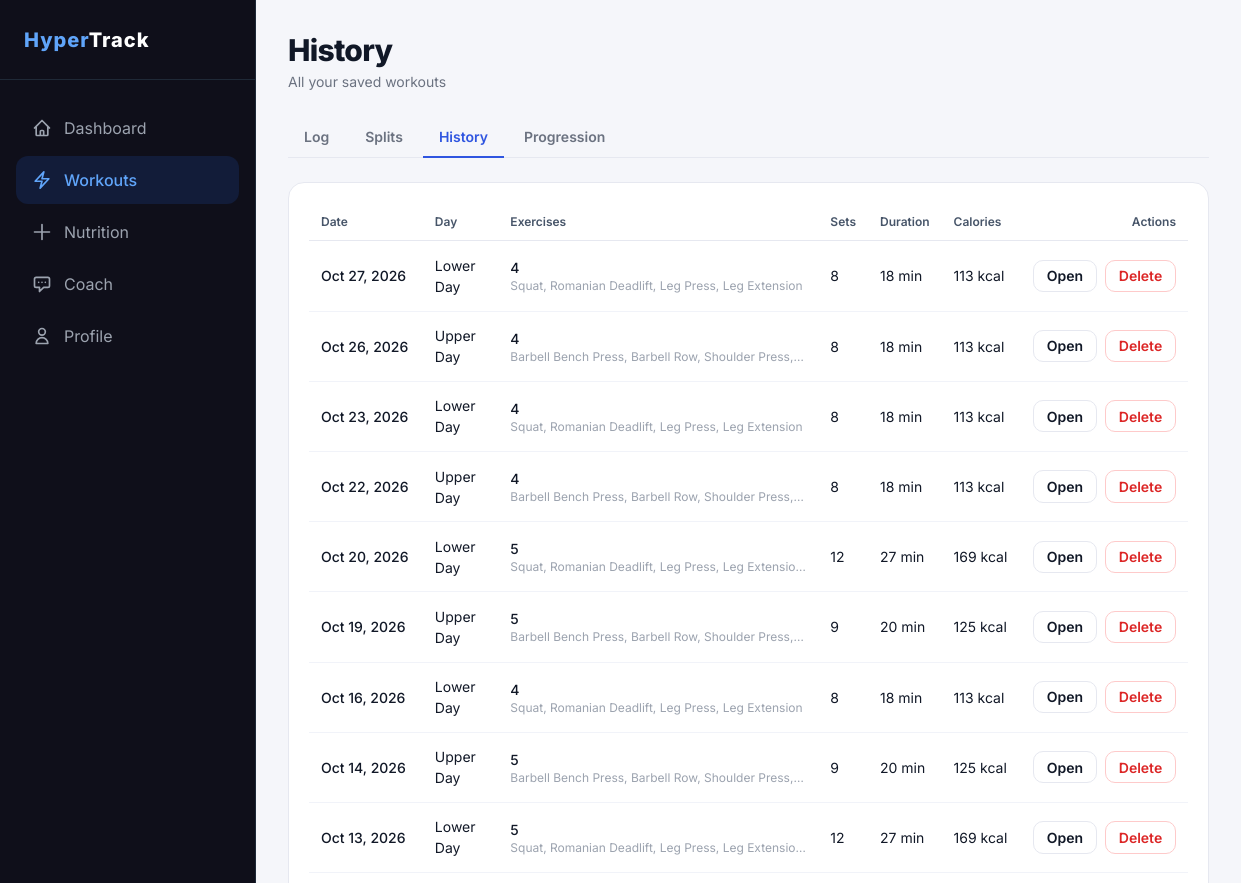
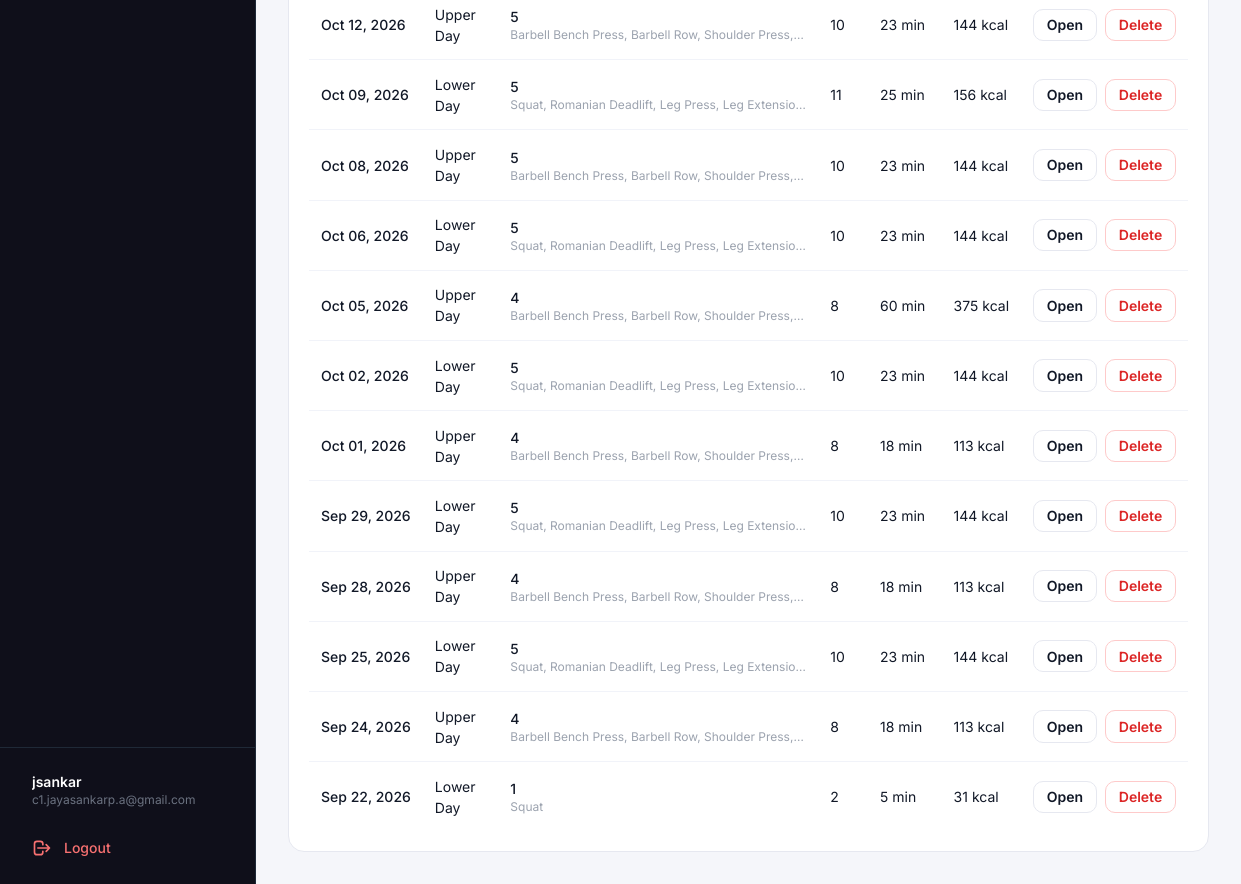
The app's page /workouts/history/ (signed in) with its own data (2 pictures, top to bottom).
### accounts/models.py (models this page shows, shortened)
class User(AbstractUser):
    email = models.EmailField(unique=True)
    name = models.CharField(max_length=150, blank=True)
    age = models.PositiveIntegerField(null=True, blank=True)
    height_cm = models.DecimalField(max_digits=5, decimal_places=2, null=True, blank=True)
    weight_kg = models.DecimalField(max_digits=5, decimal_places=2, null=True, blank=True)
    GOAL_CHOICES = [
        ('lose_weight', 'Lose Weight'),
        ('gain_muscle', 'Gain Muscle'),
        ('maintain', 'Maintain'),
    ]
    goal = models.CharField(
        max_length=20,
        choices=GOAL_CHOICES,
        default='maintain'
    )
    created_at = models.DateTimeField(auto_now_add=True)
    objects = UserManager()
    USERNAME_FIELD = 'email'
    REQUIRED_FIELDS = []  # email is USERNAME_FIELD, username is auto-filled to email

### workouts/models.py (models this page shows, shortened)
class WorkoutSession(models.Model):
    user = models.ForeignKey(settings.AUTH_USER_MODEL, on_delete=models.CASCADE, related_name='sessions')
    date = models.DateField()
    split_day = models.ForeignKey(SplitDay, null=True, blank=True, on_delete=models.SET_NULL, related_name='sessions')
    day_label = models.CharField(max_length=50, default='Custom Workout')  # survives split edits
    duration_min = models.PositiveIntegerField(default=0)
    calories = models.PositiveIntegerField(default=0)
    notes = models.TextField(blank=True)
    created_at = models.DateTimeField(auto_now_add=True)
    updated_at = models.DateTimeField(auto_now=True)
    class Meta:
        ordering = ['-date', '-id']
        constraints = [
            models.UniqueConstraint(fields=['user', 'date'], name='one_session_per_user_per_day'),
        ]

class SessionExercise(models.Model):
    session = models.ForeignKey(WorkoutSession, on_delete=models.CASCADE, related_name='exercises')
    name = models.CharField(max_length=50)
    muscle_group = models.CharField(max_length=50, blank=True)
    rest_sec = models.PositiveIntegerField(null=True, blank=True)
    order = models.PositiveSmallIntegerField(default=1)
    class Meta:
        ordering = ['order', 'id']

### workouts/views.py (the view)
# urls.py: path('history/', views.history_view, name='workout_history'),
@login_required
def history_view(request):
    sessions = (
        WorkoutSession.objects.filter(user=request.user)
        .prefetch_related('exercises__sets')
    )
    rows = []
    for s in sessions:
        exs = list(s.exercises.all())
        rows.append({
            'session': s,
            'count': len(exs),
            'names': ', '.join(e.name for e in exs),
            'sets': sum(len(e.sets.all()) for e in exs),
        })
    return render(request, 'workouts/history.html', {'rows': rows, 'active_tab': 'workouts'})

### templates/workouts/history.html (shortened to what this page needs)
{% extends 'base.html' %}
{% block extra_head %}
<link rel="stylesheet" href="/static/css/workouts.css">
{% endblock %}
{% block content %}
<div class="wk-page">
<div class="p-5 md:p-8 max-w-6xl mx-auto space-y-6">
    <div>
        <h1 class="text-3xl font-extrabold text-gray-900 tracking-tight">History</h1>
        <p class="text-sm text-gray-500 mt-1">All your saved workouts</p>
    </div>
    {% include 'workouts/_tabs.html' with current='history' %}
    <div class="wk-card p-3 md:p-5 overflow-x-auto">
        <table class="wk-table w-full min-w-[42rem]">
            <thead>
                <tr>
                    <th>Date</th>
                    <th>Day</th>
                    <th>Exercises</th>
                    <th>Sets</th>
                    <th>Duration</th>
                    <th>Calories</th>
                    <th class="text-right">Actions</th>
                </tr>
            </thead>
            <tbody>
                {% for row in rows %}
                <tr>
                    <td class="font-medium text-gray-900 whitespace-nowrap">{{ row.session.date|date:"M d, Y" }}</td>
                    <td>{{ row.session.day_label }}</td>
                    <td class="max-w-xs">
                        <span class="font-medium">{{ row.count }}</span>
                        <span class="block text-xs text-gray-400 truncate" title="{{ row.names }}">{{ row.names }}</span>
                    </td>
                    <td>{{ row.sets }}</td>
                    <td class="whitespace-nowrap">{{ row.session.duration_min }} min</td>
                    <td class="whitespace-nowrap">{{ row.session.calories }} kcal</td>
                    <td class="text-right whitespace-nowrap">
                        <div class="inline-flex items-center gap-2">
                            <a href="{% url 'workout_list' %}?date={{ row.session.date|date:'Y-m-d' }}" class="wk-btn wk-btn-ghost wk-btn-sm">Open</a>
                            <form method="post" action="{% url 'workout_session_delete' row.session.id %}" onsubmit="return confirm('Delete the workout from {{ row.session.date|date:"M d, Y" }}? This cannot be undone.');">
                                <button type="submit" class="wk-btn wk-btn-danger wk-btn-sm">Delete</button>
                            </form>
                        </div>
                    </td>
                </tr>
                {% endfor %}
            </tbody>
        </table>
    </div>
</div>
</div>
{% endblock %}

### templates/base.html (shortened to what this page needs)
<!DOCTYPE html>
<html lang="en">
<head>
    <script src="https://cdn.tailwindcss.com"></script>
    <link rel="stylesheet" href="/static/css/style.css">
    {% block extra_head %}{% endblock %}
</head>
<body class="bg-gray-50 text-gray-900 font-sans min-h-screen flex flex-col md:flex-row">
    {% if user.is_authenticated %}
    <aside class="hidden md:flex flex-col w-64 bg-brand-dark text-white min-h-screen flex-shrink-0 border-r border-gray-800">
        <div class="h-20 flex items-center px-6 border-b border-gray-800">
            <span class="text-xl font-extrabold tracking-wider">
            <span class="text-blue-400">Hyper</span><span class="text-white">Track</span>
            </span>
        </div>
        <nav class="flex-1 px-4 py-6 space-y-1">
            <a href="{% url 'dashboard' %}" class="flex items-center px-4 py-3 rounded-xl transition-all duration-150 group {% if active_tab == 'dashboard' %}bg-blue-600/15 text-blue-400 font-medium{% else %}text-gray-400 hover:text-white hover:bg-white/5{% endif %}">
                <svg class="w-5 h-5 mr-3" fill="none" stroke="currentColor" stroke-width="2" viewBox="0 0 24 24">
                    <path stroke-linecap="round" stroke-linejoin="round" d="M3 12l2-2m0 0l7-7 7 7M5 10v10a1 1 0 001 1h3m10-11l2 2m-2-2v10a1 1 0 01-1 1h-3m-6 0a1 1 0 001-1v-4a1 1 0 011-1h2a1 1 0 011 1v4a1 1 0 001 1m-6 0h6"/>
                </svg>
                Dashboard
            </a>
            <a href="{% url 'workout_list' %}" class="flex items-center px-4 py-3 rounded-xl transition-all duration-150 group {% if active_tab == 'workouts' %}bg-blue-600/15 text-blue-400 font-medium{% else %}text-gray-400 hover:text-white hover:bg-white/5{% endif %}">
                <svg class="w-5 h-5 mr-3" fill="none" stroke="currentColor" stroke-width="2" viewBox="0 0 24 24">
                    <path stroke-linecap="round" stroke-linejoin="round" d="M3.75 13.5l10.5-11.25L12 10.5h8.25L9.75 21.75 12 13.5H3.75z"/>
                </svg>
                Workouts
            </a>
            <a href="{% url 'nutrition_daily' %}" class="flex items-center px-4 py-3 rounded-xl transition-all duration-150 group {% if active_tab == 'nutrition' %}bg-blue-600/15 text-blue-400 font-medium{% else %}text-gray-400 hover:text-white hover:bg-white/5{% endif %}">
                <svg class="w-5 h-5 mr-3" fill="none" stroke="currentColor" stroke-width="2" viewBox="0 0 24 24">
                    <path stroke-linecap="round" stroke-linejoin="round" d="M12 3v18m9-9H3"/>
                </svg>
                Nutrition
            </a>
            <a href="{% url 'chatbot' %}" class="flex items-center px-4 py-3 rounded-xl transition-all duration-150 group {% if active_tab == 'chatbot' %}bg-blue-600/15 text-blue-400 font-medium{% else %}text-gray-400 hover:text-white hover:bg-white/5{% endif %}">
                <svg class="w-5 h-5 mr-3" fill="none" stroke="currentColor" stroke-width="2" viewBox="0 0 24 24">
                    <path stroke-linecap="round" stroke-linejoin="round" d="M8 10h.01M12 10h.01M16 10h.01M9 16H5a2 2 0 01-2-2V6a2 2 0 012-2h14a2 2 0 012 2v8a2 2 0 01-2 2h-5l-5 5v-5z"/>
                </svg>
                Coach
            </a>
            <a href="{% url 'profile' %}" class="flex items-center px-4 py-3 rounded-xl transition-all duration-150 group {% if active_tab == 'profile' %}bg-blue-600/15 text-blue-400 font-medium{% else %}text-gray-400 hover:text-white hover:bg-white/5{% endif %}">
                <svg class="w-5 h-5 mr-3" fill="none" stroke="currentColor" stroke-width="2" viewBox="0 0 24 24">
                    <path stroke-linecap="round" stroke-linejoin="round" d="M16 7a4 4 0 11-8 0 4 4 0 018 0zM12 14a7 7 0 00-7 7h14a7 7 0 00-7-7z"/>
                </svg>
                Profile
            </a>
        </nav>
        <div class="p-4 border-t border-gray-800 flex flex-col gap-3">
            <div class="px-4 py-2">
                <p class="text-sm font-semibold truncate">{{ user.name|default:user.email }}</p>
                <p class="text-xs text-gray-500 truncate">{{ user.email }}</p>
            </div>
            <a href="{% url 'logout' %}" class="flex items-center px-4 py-2.5 text-sm font-medium text-red-400 hover:text-red-300 hover:bg-red-500/10 rounded-xl transition-all">
                <svg class="w-5 h-5 mr-3" fill="none" stroke="currentColor" stroke-width="2" viewBox="0 0 24 24">
                    <path stroke-linecap="round" stroke-linejoin="round" d="M17 16l4-4m0 0l-4-4m4 4H7m6 4v1a3 3 0 01-3 3H6a3 3 0 01-3-3V7a3 3 0 013-3h4a3 3 0 013 3v1"/>
                </svg>
                Logout
            </a>
        </div>
    </aside>
    {% endif %}
    <main class="flex-1 min-h-screen {% if user.is_authenticated %}pb-20 md:pb-0{% endif %}">
        {% block content %}{% endblock %}
    </main>
</body>
</html>

### templates/workouts/_tabs.html
<nav class="flex gap-1 border-b border-[#e6e8f0]" aria-label="Workout sections">
    <a href="{% url 'workout_list' %}" class="wk-tab {% if current == 'log' %}wk-tab-active{% endif %}" {% if current == 'log' %}aria-current="page"{% endif %}>Log</a>
    <a href="{% url 'workout_split' %}" class="wk-tab {% if current == 'splits' %}wk-tab-active{% endif %}" {% if current == 'splits' %}aria-current="page"{% endif %}>Splits</a>
    <a href="{% url 'workout_history' %}" class="wk-tab {% if current == 'history' %}wk-tab-active{% endif %}" {% if current == 'history' %}aria-current="page"{% endif %}>History</a>
    <a href="{% url 'workout_progression' %}" class="wk-tab {% if current == 'progression' %}wk-tab-active{% endif %}" {% if current == 'progression' %}aria-current="page"{% endif %}>Progression</a>
</nav>

### static/css/style.css (style rules this page uses)
body { -webkit-font-smoothing: antialiased; -moz-osx-font-smoothing: grayscale; }

### static/css/workouts.css (style rules this page uses)
:root { --wk-bg: #f5f6fa; --wk-primary: #2f55e0; --wk-primary-dark: #2545c4; --wk-border: #e6e8f0; --wk-muted: #6b7280; }
.wk-page { background: var(--wk-bg); min-height: 100vh; }
.wk-card { background: #fff; border: 1px solid var(--wk-border); border-radius: 16px; }
.wk-btn { display: inline-flex; align-items: center; justify-content: center; gap: .4rem; padding: .6rem 1rem; border-radius: 10px; border: 1px solid transparent; font-size: .875rem; font-weight: 600; line-height: 1.25; cursor: pointer; transition: background-color .15s, border-color .15s, color .15s; }
.wk-btn-sm { padding: .4rem .8rem; }
.wk-btn-ghost { background: #fff; border-color: var(--wk-border); color: #111827; }
.wk-btn-danger { background: #fff; border-color: #fecaca; color: #dc2626; }
.wk-tab { padding: .6rem 1rem; margin-bottom: -1px; font-size: .875rem; font-weight: 600; color: var(--wk-muted); border-bottom: 2px solid transparent; }
.wk-tab-active { color: var(--wk-primary); border-bottom-color: var(--wk-primary); }
.wk-table th { padding: .6rem .75rem; font-size: .75rem; font-weight: 600; color: #475569; text-align: left; border-bottom: 1px solid var(--wk-border); }
.wk-table th.text-right { text-align: right; }
.wk-table td { padding: .85rem .75rem; font-size: .875rem; border-bottom: 1px solid #f1f3f9; vertical-align: middle; }
.wk-table tbody tr:last-child td { border-bottom: 0; }

### records on screen
User: name "jsankar", email "c1.jayasankarp.a@gmail.com"
WorkoutSession: session "Oct 27, 2026", session.day_label "Lower Day", count "4", names "Squat, Romanian Deadlift, Leg Press, Leg Extension", sets "8", session.duration_min "18", session.calories "113"
WorkoutSession: session "Oct 26, 2026", session.day_label "Upper Day", count "4", names "Barbell Bench Press, Barbell Row, Shoulder Press,…", sets "8", session.duration_min "18", session.calories "113"
WorkoutSession: session "Oct 23, 2026", session.day_label "Lower Day", count "4", names "Squat, Romanian Deadlift, Leg Press, Leg Extension", sets "8", session.duration_min "18", session.calories "113"
WorkoutSession: session "Oct 22, 2026", session.day_label "Upper Day", count "4", names "Barbell Bench Press, Barbell Row, Shoulder Press,…", sets "8", session.duration_min "18", session.calories "113"
WorkoutSession: session "Oct 20, 2026", session.day_label "Lower Day", count "5", names "Squat, Romanian Deadlift, Leg Press, Leg Extensio…", sets "12", session.duration_min "27", session.calories "169"
WorkoutSession: session "Oct 19, 2026", session.day_label "Upper Day", count "5", names "Barbell Bench Press, Barbell Row, Shoulder Press,…", sets "9", session.duration_min "20", session.calories "125"
WorkoutSession: session "Oct 16, 2026", session.day_label "Lower Day", count "4", names "Squat, Romanian Deadlift, Leg Press, Leg Extension", sets "8", session.duration_min "18", session.calories "113"
WorkoutSession: session "Oct 14, 2026", session.day_label "Upper Day", count "5", names "Barbell Bench Press, Barbell Row, Shoulder Press,…", sets "9", session.duration_min "20", session.calories "125"
WorkoutSession: session "Oct 13, 2026", session.day_label "Lower Day", count "5", names "Squat, Romanian Deadlift, Leg Press, Leg Extensio…", sets "12", session.duration_min "27", session.calories "169"
WorkoutSession: session "Oct 12, 2026", session.day_label "Upper Day", count "5", names "Barbell Bench Press, Barbell Row, Shoulder Press,…", sets "10", session.duration_min "23", session.calories "144"
WorkoutSession: session "Oct 09, 2026", session.day_label "Lower Day", count "5", names "Squat, Romanian Deadlift, Leg Press, Leg Extensio…", sets "11", session.duration_min "25", session.calories "156"
WorkoutSession: session "Oct 08, 2026", session.day_label "Upper Day", count "5", names "Barbell Bench Press, Barbell Row, Shoulder Press,…", sets "10", session.duration_min "23", session.calories "144"
WorkoutSession: session "Oct 06, 2026", session.day_label "Lower Day", count "5", names "Squat, Romanian Deadlift, Leg Press, Leg Extensio…", sets "10", session.duration_min "23", session.calories "144"
WorkoutSession: session "Oct 05, 2026", session.day_label "Upper Day", count "4", names "Barbell Bench Press, Barbell Row, Shoulder Press,…", sets "8", session.duration_min "60", session.calories "375"
WorkoutSession: session "Oct 02, 2026", session.day_label "Lower Day", count "5", names "Squat, Romanian Deadlift, Leg Press, Leg Extensio…", sets "10", session.duration_min "23", session.calories "144"
WorkoutSession: session "Oct 01, 2026", session.day_label "Upper Day", count "4", names "Barbell Bench Press, Barbell Row, Shoulder Press,…", sets "8", session.duration_min "18", session.calories "113"
WorkoutSession: session "Sep 29, 2026", session.day_label "Lower Day", count "5", names "Squat, Romanian Deadlift, Leg Press, Leg Extensio…", sets "10", session.duration_min "23", session.calories "144"
WorkoutSession: session "Sep 28, 2026", session.day_label "Upper Day", count "4", names "Barbell Bench Press, Barbell Row, Shoulder Press,…", sets "8", session.duration_min "18", session.calories "113"
WorkoutSession: session "Sep 25, 2026", session.day_label "Lower Day", count "5", names "Squat, Romanian Deadlift, Leg Press, Leg Extensio…", sets "10", session.duration_min "23", session.calories "144"
WorkoutSession: session "Sep 24, 2026", session.day_label "Upper Day", count "4", names "Barbell Bench Press, Barbell Row, Shoulder Press,…", sets "8", session.duration_min "18", session.calories "113"
WorkoutSession: session "Sep 22, 2026", session.day_label "Lower Day", count "1", names "Squat", sets "2", session.duration_min "5", session.calories "31"
